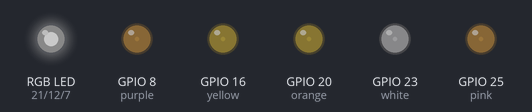
Bench run of a program on a simulated Raspberry Pi (BCM pin numbers). Shown: an RGB LED mixed from three pins (HIGH = lit), output pins drawn as LEDs (lit = HIGH). Dim RGB values are drawn brighter than linear; what the program prints to the terminal is not drawn.

Above: at 0.05 s.
At 0.55 s:
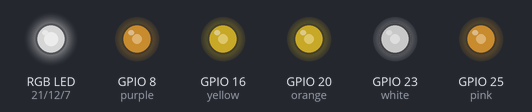
At 0.9 s:
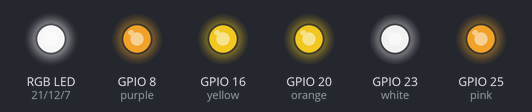
At 1.75 s:
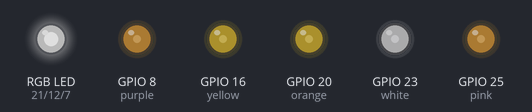
Timing chart, 0 to 4.6 s (numbered marks = the images above):
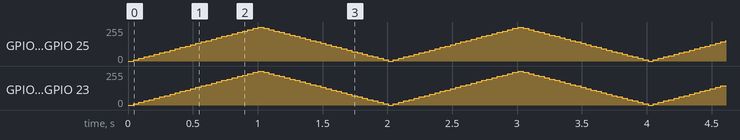

The program:

gpiozero_LEDBoard_rainbow_pulse.py
```python
#!/usr/bin/python3
##############################################################################################
# The rainbow is a reminder of God's promise.                                                #
#                                                                                            #
# And God said, "This is the sign of the covenant I am making between me and you and         #
# every living creature with you, a covenant for all generations to come: I have set         #
# my rainbow in the clouds, and it will be the sign of the covenant between me and the       #
# earth. Whenever I bring clouds over the earth and the rainbow appears in the clouds,       #
# I will remember my covenant between me and you and all living creatures of every kind.     #
# Never again will the waters become a flood to destroy all life.                            #
#                                                                                            #
##############################################################################################
from gpiozero import LEDBoard
from signal import pause

rainbow = LEDBoard(red=21, orange=20, yellow=16, green=12, blue=7, purple=8, pink=25, white=23, pwm=True)

print("Press Crtl-C to stop the program.")
while True:
	try:
		rainbow.pulse(fade_in_time = 1, fade_out_time = 1, n=None, background=True)
		pause()
	except KeyboardInterrupt:
		print("Stopping program.\n")
		rainbow.close()
		exit()
```
